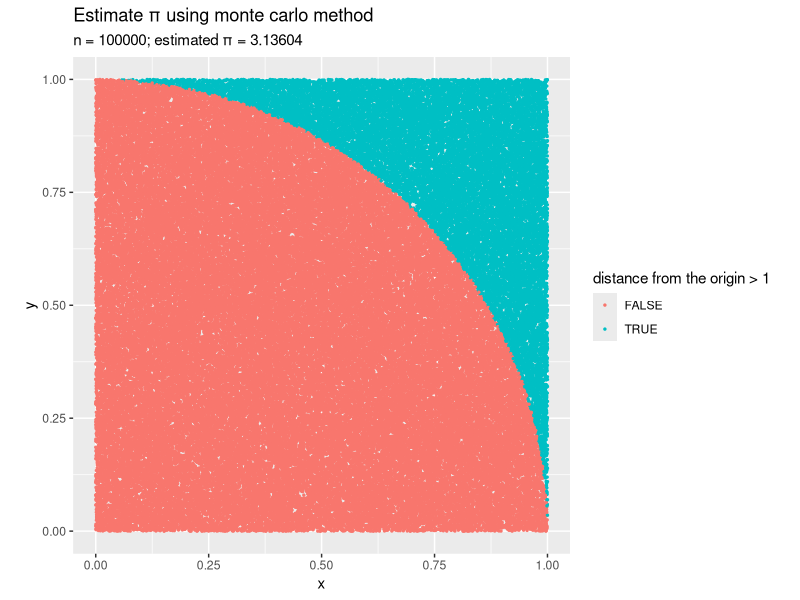
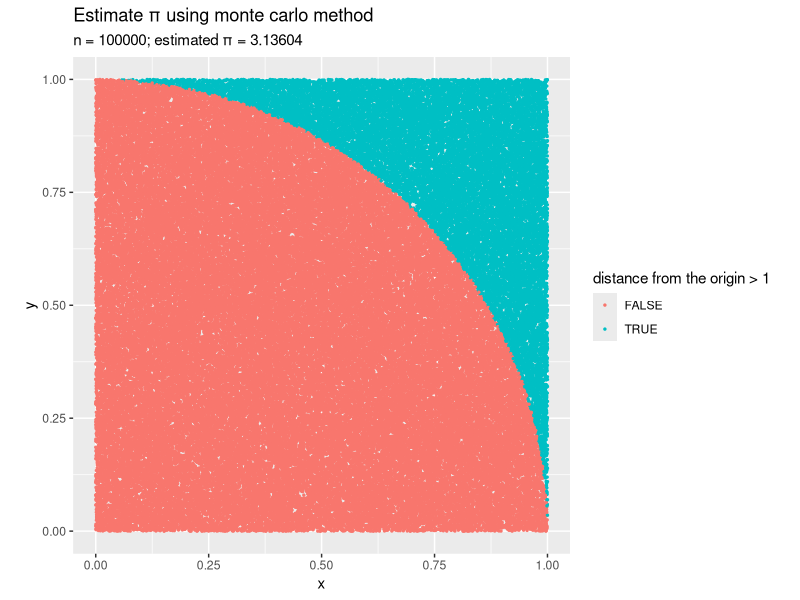

Write the R code that produced these figures, in order.
library(dplyr)
library(ggplot2)
#! week_06 estimate pi using monte carlo method
#! 1. Draw a square, then inscribe a quadrant within it
#! 2. Uniformly scatter a given number of points over the square
#! 3. Count the number of points inside the quadrant, i.e. having a distance from the origin of less than 1
#! 4. The ratio of the inside-count and the total-sample-count is an estimate of the ratio of the two areas, pi/4. Multiply the result by 4 to estimate pi.
#! Ref: [Monte_Carlo_method](https://en.wikipedia.org/wiki/Monte_Carlo_method)
#! Ref: [R Programming Tutorial – How to Compute PI using Monte Carlo in R?](https://helloacm.com/r-programming-tutorial-how-to-compute-pi-using-monte-carlo-in-r/)

# use system time as seed
Sys.time() %>% set.seed

# define number of simulation
num_sims <- 100000

# 2. Uniformly scatter a given number of points over the square
x <- runif(num_sims)
y <- runif(num_sims)

# 3. Count the number of points inside the quadrant
d <- sqrt(x^2+y^2)
inside_the_quadrant <- which(d <= 1)

# 4. The ratio of the inside-count and the total-sample-count is an 
# estimate of the ratio of the two areas, pi/4. Multiply the result 
# by 4 to estimate pi.
pi <- inside_the_quadrant %>% length/num_sims*4
df <- as.data.frame(cbind(x, y, d))


qplot <- ggplot(df, aes(x, y, color=d>1)) + geom_point(size=0.5) +
            coord_fixed() + 
            labs(title = "Estimate π using monte carlo method",
                 subtitle = paste0(c("n = 100000; ", "estimated π = ", pi), collapse = ""),
                 color = "distance from the origin > 1")
qplot

ggsave('qplot.png', width = 5, height = 5)


